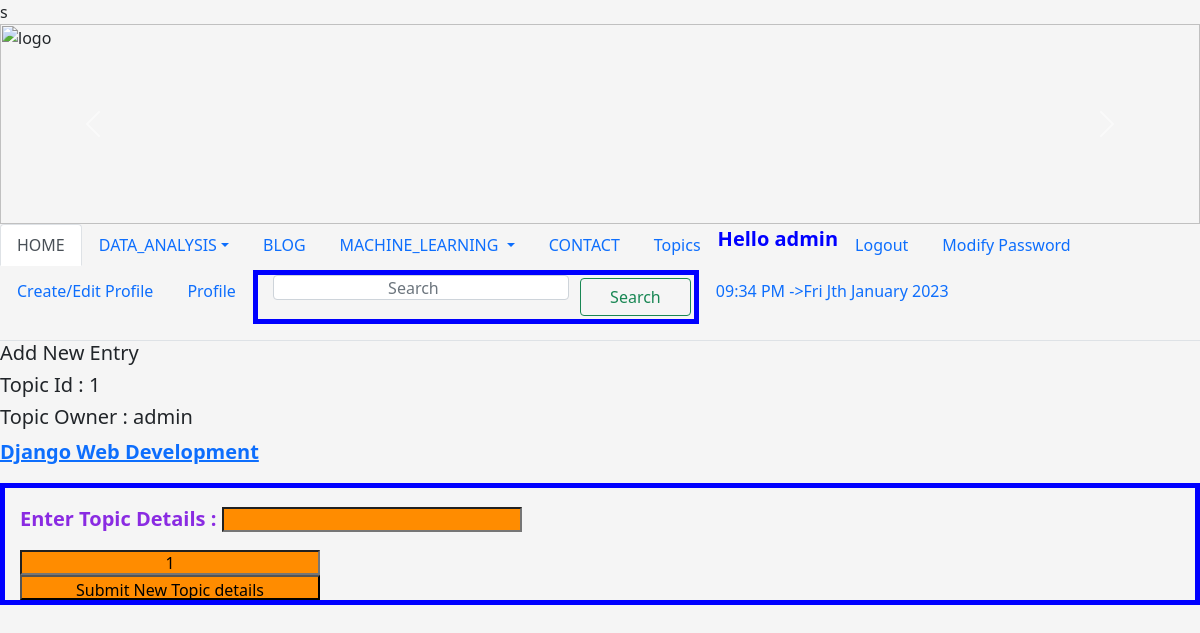
The app's page /api/new_entry/1/ (signed in) with its own data.
### Rest_Api/models.py (models this page shows, shortened)
class Topic(models.Model):
    text=models.CharField(max_length=200)
    date_added=models.DateTimeField(auto_now_add=True)
    owner=models.ForeignKey(User,on_delete=models.CASCADE)

### Rest_Api/views.py (the view, shortened to what this page needs)
# urls.py: path('new_entry/<int:topic_id>/',views.new_entry,name='new_entries'),
@login_required
def new_entry(request,topic_id):
    topic=Topic.objects.get(id=topic_id)
    if topic.owner !=request.user:
        raise Http404
    if request.method !='POST':
        form=EntryForm()
    context={'form':form,'topic':topic}
    context1={'topic':topic,'form':form}
    return render (request,'topic/new_entry.html',context)

### Rest_Api/forms.py
class EntryForm(forms.ModelForm):
     class Meta:
        model= models.Topic_Entry
        fields=['text']
        labels={'text':'Enter Topic Details '}
        wigets={'text':forms.Textarea(attrs={'cols':80})}

### Rest_Api/context_processors.py (called while the page is built)
def topicComment(request):
    TOPIC=Topic.objects.order_by('date_added')
    return   {'TOPIC': TOPIC }

### templates/topic/new_entry.html (shortened to what this page needs)
{% extends 'common_code/base.html' %}
{% load crispy_forms_tags %}
{% block content %}
<h5> Add New Entry  </h5>
<h5>Topic Id : {{topic.id}} </h5>
<h5>Topic Owner : {{topic.owner}} </h5>
<p><a href="{% url 'entries' topic.id %}"> {{topic.text}}</a></p>
<form action="{% url 'new_entries' topic.id %}" method="POST">
 <P>{{form.as_p}} </p>
  <input type="text" name="id" value="{{topic.id}}" /><br>
<input type="submit" name="submit" value="Submit New Topic details" </input>
 </form>
{% endblock content %}

### templates/common_code/base.html (shortened to what this page needs)
s<!DOCTYPE html>
    {% load static %}
<html>
<head>
<link href="https://cdn.jsdelivr.net/npm/bootstrap@5.0.2/dist/css/bootstrap.min.css" rel="stylesheet">
<link rel="stylesheet", href="{% static 'css/bootstrap.min.css' %}" />
<link rel="stylesheet", href="{% static 'css/style1.css' %}" />
{% load notifications_tags %}
</head>
<body>
    <div id="carouselExampleControls" class="carousel slide" data-bs-ride="carousel">
        <div class="carousel-inner">
          <div class="carousel-item active">
            <img src="{% static 'image/pexels-pixabay-65894.jpg' %}" alt="logo" class="d-block w-100" alt="FIRST SLIDE">
          </div>
        </div>
        <button class="carousel-control-prev" type="button" data-bs-target="#carouselExampleControls" data-bs-slide="prev">
          <span class="carousel-control-prev-icon" aria-hidden="true"></span>
        </button>
        <button class="carousel-control-next" type="button" data-bs-target="#carouselExampleControls" data-bs-slide="next">
          <span class="carousel-control-next-icon" aria-hidden="true"></span>
        </button>
      </div>
    <ul class="nav nav-tabs">
        <li class="nav-item">
          <a class="nav-link active" aria-current="page" href="{% url 'home' %}">HOME</a>
        </li>
        <li class="nav-item dropdown">
          <a class="nav-link dropdown-toggle" data-bs-toggle="dropdown" href="#" role="button" aria-expanded="false">DATA_ANALYSIS</a>
        </li>
        <li class="nav-item">
          <a class="nav-link" href="#">BLOG</a>
        </li>
        <li class="nav-item dropdown">
            <a class="nav-link dropdown-toggle" data-bs-toggle="dropdown" href="#" role="button" aria-expanded="false">MACHINE_LEARNING </a>
          </li>
        <li class="nav-item">
           <a class="nav-link" href="#">CONTACT</a>
        </li>
        <li class="nav-item">
          <a class="nav-link" href="{% url 'topics' %}">Topics</a>
       </li>
                {%  notifications_unread as unread_count%}
            {% if user.is_authenticated %}
            <p> Hello {{user.username}} </p>
            <li class="nav-item">
              <a class="nav-link" href="{% url 'logout' %} ">Logout</a>
           </li>
           <li class="nav-item">
            <a class="nav-link" href="{% url 'password' %}">Modify Password</a>
          </li>
          <li class="nav-item">
            <a class="nav-link" href="{% url 'UserProfileCreate' %}">Create/Edit Profile</a>
          </li>
          <li class="nav-item">
            <a class="nav-link" href="{% url 'UserProfileView' %}"> Profile</a>
          </li>
            {% endif %}
     <form class="d-flex" method="POST" action="/education/search/" >
      <input class="form-control me-2" name="search" type="search" placeholder="Search" aria-label="Search">
      <button class="btn btn-outline-success" type="submit">Search</button>
    </form>
      <li class="nav-item">
      <a class="nav-link" href=" ">{% now "h:i A"  %} ->{% now "D JS F Y" %}</a>
     </li>
      </ul>
{% block content %} {% endblock content %}
</body>
</html>

### static/css/style1.css (style rules this page uses)
body { background-color: whitesmoke; }
p { color:blue; font-weight: 800; font-size: 20; }
img { width:400px; height:200px; }
form { border :5px solid blue; padding-left: 15px; }
label { font-size: 20px; color:blueviolet; }
input { text-align: center; height:25px; width:300px; background-color:darkorange; }
button { border:2px solid blue; width:150px; margin:3px; }

### records on screen
Topic: id "1", owner "admin", text "Django Web Development"

### other values on screen
{{ user.username }} "admin"
